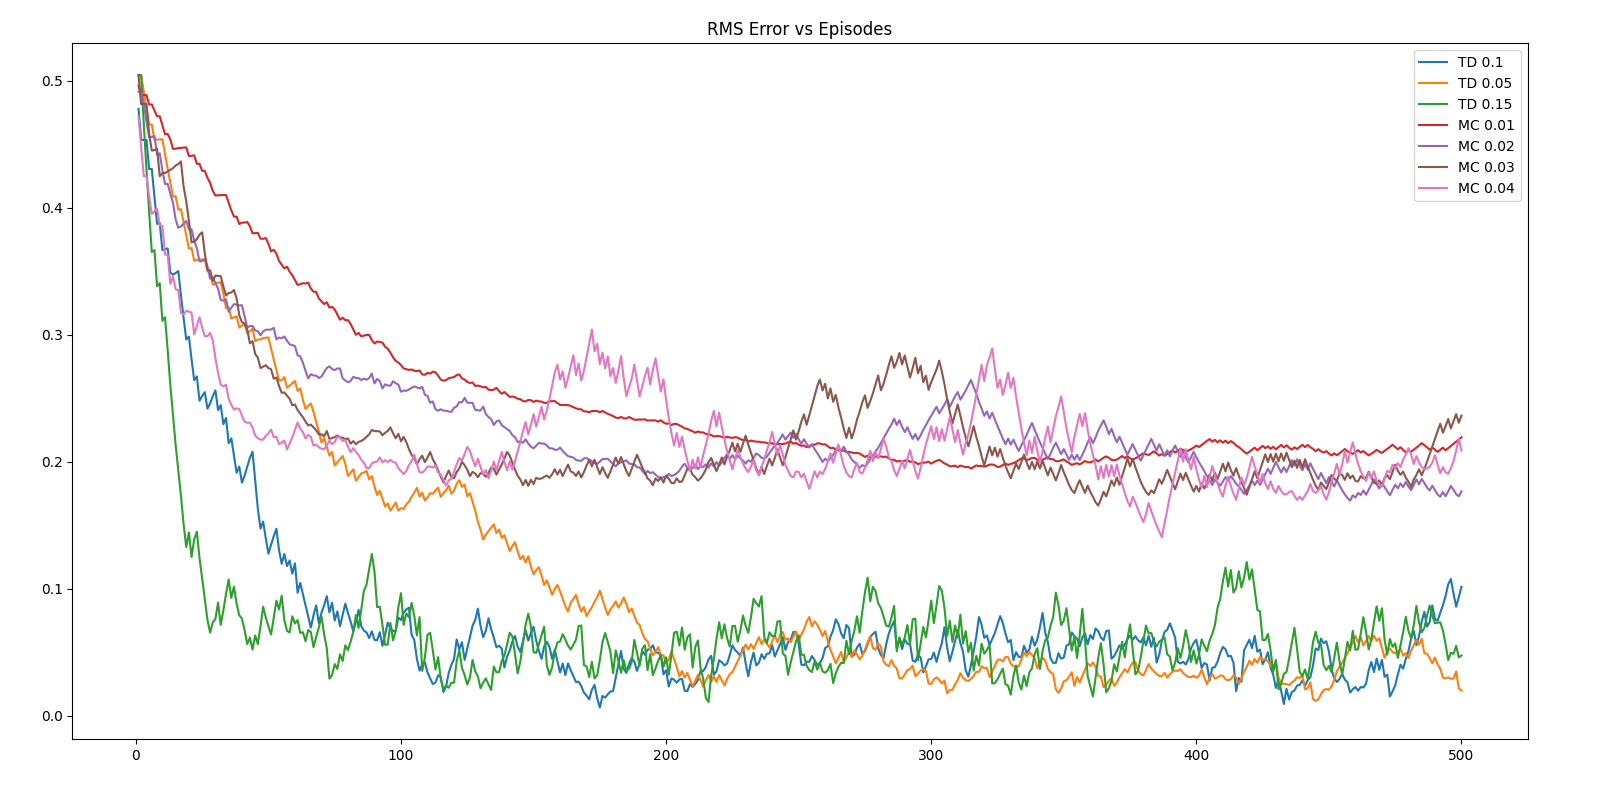

Write the Python code that produced this figure.
import numpy as np
import math
import matplotlib.pyplot as plt

def act_per_policy(acts, pi):
	r = np.random.uniform()
	# pi = copy.deepcopy(pi)
	pi = np.array(pi)
	for i in range(1,len(pi)):
		pi[i] += pi[i-1]
	ind = np.where(pi >= r)[0][0]
	return acts[ind]
def generate_episode(start_state, states, terminal_state, actions, nextSR):
	episodes = []
	curr_state = start_state 
	while curr_state not in terminal_state :
		acts, pi =  actions[curr_state]
		act = act_per_policy(acts, pi)
		SR, pSR = nextSR[(curr_state, act)]
		sr = act_per_policy(SR, pSR)
		curr_state = sr[0]
		episodes.append({'state': curr_state, 'action': act, 'reward': sr[1]})

	return episodes

def TD_zero(states, actions, terminal_state, nextSR, gamma, alpha, max_iter = 500):
	Vs = {state: 0 for state in states}
	V_true = np.array([1/6, 2/6, 3/6, 4/6, 5/6, 0])
	rms_error = np.zeros(max_iter)
	for i in range(max_iter):
		curr_state = states[2]
		while(curr_state not in  terminal_state):
			acts, pi = actions[curr_state]
			act = act_per_policy(acts, pi)
			SR,pSR = nextSR[(curr_state,act)]
			sr = act_per_policy(SR, pSR)
			Vs[curr_state] = Vs[curr_state] + alpha*(sr[1] + gamma*Vs[sr[0]] - Vs[curr_state])
			curr_state = sr[0]
		rms_error[i] = np.sqrt(np.mean((np.array([Vs[state] - V_true[states.index(state)] for state in states])**2)))
	return rms_error


def MC_prediction_FV(states, terminal_state, actions, nextSR, alpha = 0.1, max_iter= 500, every_visit = False):
	Vs = {state: 0 for state in states}
	Vs_count = {state : 1 for state in states}
	V_true = np.array([1/6, 2/6, 3/6, 4/6, 5/6, 0])
	rms_error = np.zeros(max_iter)
	for i in range(max_iter):	
		curr_state = states[2]
		episodes = generate_episode(curr_state, states, terminal_state, actions, nextSR )
		states_ep = list(map(lambda x : x['state'], episodes))
		actions_ep = list(map(lambda x: x['action'], episodes))
		rewards_ep = list(map(lambda x: x['reward'], episodes))
		G = 0 
		gamma = 1
		for t in range(len(episodes)-1, -1, -1):
			G = gamma*G + rewards_ep[t]
			if (states_ep[t] not in states_ep[:t]) or every_visit:
				# Vs[states_ep[t]] += (G - Vs[states_ep[t]])/Vs_count[states_ep[t]]
				# Vs_count[states_ep[t]] += 1
				Vs[states_ep[t]] += (G - Vs[states_ep[t]])*alpha
		rms_error[i] = np.sqrt(np.mean((np.array([Vs[state] - V_true[states.index(state)] for state in states])**2)))
	return rms_error
		


states = [	'A',
			'B',
			'C',
			'D',
			'E',
			'T']

terminal_state = ['T']

actions = {}
for state in states:
	if states not in terminal_state:
		actions[state] = [['L','R'],[0.5,0.5]]

nextSR = {
			('A','L'): [[('T',0)],[1]],
			('A','R'): [[('B',0)],[1]],
			
			('B','L'): [[('A',0)],[1]],
			('B','R'): [[('C',0)],[1]],

			('C','L'): [[('B',0)],[1]],
			('C','R'): [[('D',0)],[1]],

			('D','L'): [[('C',0)],[1]],
			('D','R'): [[('E',0)],[1]],

			('E','L'): [[('D',0)],[1]],
			('E','R'): [[('T',1)],[1]]
}
gamma = 1
alpha = 0.2
x = np.arange(500) + 1
t1 = TD_zero(states, actions, terminal_state, nextSR, gamma, alpha = 0.1)
t2 = TD_zero(states, actions, terminal_state, nextSR, gamma, alpha = 0.05)
t3 = TD_zero(states, actions, terminal_state, nextSR, gamma, alpha = 0.15)
m1 = MC_prediction_FV(states, terminal_state, actions, nextSR, alpha = 0.01, every_visit = False)
m2 = MC_prediction_FV(states, terminal_state, actions, nextSR, alpha = 0.02, every_visit = False)
m3 = MC_prediction_FV(states, terminal_state, actions, nextSR, alpha = 0.03, every_visit = False)
m4 = MC_prediction_FV(states, terminal_state, actions, nextSR, alpha = 0.04, every_visit = False)

plt.plot(x,t1 ,label = 'TD 0.1')
plt.plot(x, t2, label = 'TD 0.05')
plt.plot(x, t3, label = 'TD 0.15')
plt.plot(x, m1, label = "MC 0.01")
plt.plot(x, m2, label = 'MC 0.02')
plt.plot(x, m3, label = 'MC 0.03')
plt.plot(x, m4, label = 'MC 0.04')
plt.legend()
plt.title("RMS Error vs Episodes")
plt.show()
